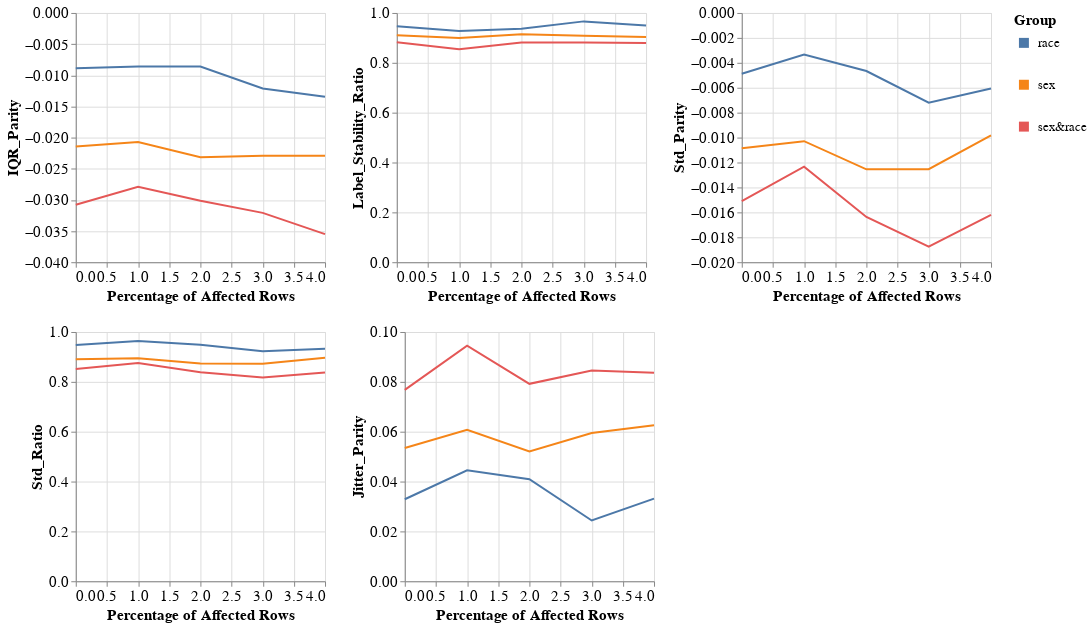

Here is the notebook cell this chart was saved with:
### Markdown cell above
### Group metrics per dataset and model

### Code cell
visualizer.create_groups_grid_pct_lines_plot(model_name=MODEL_NAMES[0],
                                             target_preprocessing_technique=PREPROCESSING_TECHNIQUES[0],
                                             group_metrics_type='variance')

### Figure 1 — Vega-Lite specification as saved in the notebook (floating-point values rounded to 4 significant figures)
{"config": {"view": {"continuousWidth": 400, "continuousHeight": 300}, "axis": {"labelFontSize": 15, "titleFontSize": 15}, "legend": {"labelFontSize": 13, "symbolStrokeWidth": 10, "titleFontSize": 15}}, "vconcat": [{"hconcat": [{"mark": "line", "encoding": {"color": {"field": "Group", "type": "nominal"}, "x": {"field": "Percentage", "title": "Percentage of Affected Rows", "type": "quantitative"}, "y": {"field": "Metric_Value", "title": "IQR_Parity", "type": "quantitative"}}, "height": 250, "width": 250}, {"data": {"name": "data-44ddc7fba4dde5b63594539ea75a1a22"}, "mark": "line", "encoding": {"color": {"field": "Group", "type": "nominal"}, "x": {"field": "Percentage", "title": "Percentage of Affected Rows", "type": "quantitative"}, "y": {"field": "Metric_Value", "title": "Label_Stability_Ratio", "type": "quantitative"}}, "height": 250, "width": 250}, {"data": {"name": "data-020e685a7587ff17c2704dd63cf2632e"}, "mark": "line", "encoding": {"color": {"field": "Group", "type": "nominal"}, "x": {"field": "Percentage", "title": "Percentage of Affected Rows", "type": "quantitative"}, "y": {"field": "Metric_Value", "title": "Std_Parity", "type": "quantitative"}}, "height": 250, "width": 250}]}, {"hconcat": [{"mark": "line", "encoding": {"color": {"field": "Group", "type": "nominal"}, "x": {"field": "Percentage", "title": "Percentage of Affected Rows", "type": "quantitative"}, "y": {"field": "Metric_Value", "title": "Std_Ratio", "type": "quantitative"}}, "height": 250, "width": 250}, {"data": {"name": "data-f4c03990f5975da5eccabfbe771ea531"}, "mark": "line", "encoding": {"color": {"field": "Group", "type": "nominal"}, "x": {"field": "Percentage", "title": "Percentage of Affected Rows", "type": "quantitative"}, "y": {"field": "Metric_Value", "title": "Jitter_Parity", "type": "quantitative"}}, "height": 250, "width": 250}], "data": {"name": "data-e398aa635241ea415504912c0cd20825"}}], "data": {"name": "data-f02c8dc6e6d5fab4491b59cd71d8ce82"}, "$schema": "https://vega.github.io/schema/vega-lite/v4.17.0.json", "datasets": {"data-f02c8dc6e6d5fab4491b59cd71d8ce82": [{"Model_Name": "DecisionTreeClassifier", "Metric": "IQR_Parity", "Group": "race", "Metric_Value": -0.008856, "Percentage": 0.0}, {"Model_Name": "DecisionTreeClassifier", "Metric": "IQR_Parity", "Group": "sex", "Metric_Value": -0.02145, "Percentage": 0.0}, {"Model_Name": "DecisionTreeClassifier", "Metric": "IQR_Parity", "Group": "sex&race", "Metric_Value": -0.03077, "Percentage": 0.0}, {"Model_Name": "DecisionTreeClassifier", "Metric": "IQR_Parity", "Group": "race", "Metric_Value": -0.008596, "Percentage": 1.0}, {"Model_Name": "DecisionTreeClassifier", "Metric": "IQR_Parity", "Group": "sex", "Metric_Value": -0.0207, "Percentage": 1.0}, {"Model_Name": "DecisionTreeClassifier", "Metric": "IQR_Parity", "Group": "sex&race", "Metric_Value": -0.02788, "Percentage": 1.0}, {"Model_Name": "DecisionTreeClassifier", "Metric": "IQR_Parity", "Group": "race", "Metric_Value": -0.008582, "Percentage": 2.0}, {"Model_Name": "DecisionTreeClassifier", "Metric": "IQR_Parity", "Group": "sex", "Metric_Value": -0.02316, "Percentage": 2.0}, {"Model_Name": "DecisionTreeClassifier", "Metric": "IQR_Parity", "Group": "sex&race", "Metric_Value": -0.03015, "Percentage": 2.0}, {"Model_Name": "DecisionTreeClassifier", "Metric": "IQR_Parity", "Group": "race", "Metric_Value": -0.01212, "Percentage": 3.0}, {"Model_Name": "DecisionTreeClassifier", "Metric": "IQR_Parity", "Group": "sex", "Metric_Value": -0.02292, "Percentage": 3.0}, {"Model_Name": "DecisionTreeClassifier", "Metric": "IQR_Parity", "Group": "sex&race", "Metric_Value": -0.03208, "Percentage": 3.0}, {"Model_Name": "DecisionTreeClassifier", "Metric": "IQR_Parity", "Group": "race", "Metric_Value": -0.01346, "Percentage": 4.0}, {"Model_Name": "DecisionTreeClassifier", "Metric": "IQR_Parity", "Group": "sex", "Metric_Value": -0.02292, "Percentage": 4.0}, {"Model_Name": "DecisionTreeClassifier", "Metric": "IQR_Parity", "Group": "sex&race", "Metric_Value": -0.03549, "Percentage": 4.0}], "data-44ddc7fba4dde5b63594539ea75a1a22": [{"Model_Name": "DecisionTreeClassifier", "Metric": "Label_Stability_Ratio", "Group": "race", "Metric_Value": 0.9465, "Percentage": 0.0}, {"Model_Name": "DecisionTreeClassifier", "Metric": "Label_Stability_Ratio", "Group": "sex", "Metric_Value": 0.9108, "Percentage": 0.0}, {"Model_Name": "DecisionTreeClassifier", "Metric": "Label_Stability_Ratio", "Group": "sex&race", "Metric_Value": 0.8826, "Percentage": 0.0}, {"Model_Name": "DecisionTreeClassifier", "Metric": "Label_Stability_Ratio", "Group": "race", "Metric_Value": 0.9272, "Percentage": 1.0}, {"Model_Name": "DecisionTreeClassifier", "Metric": "Label_Stability_Ratio", "Group": "sex", "Metric_Value": 0.9, "Percentage": 1.0}, {"Model_Name": "DecisionTreeClassifier", "Metric": "Label_Stability_Ratio", "Group": "sex&race", "Metric_Value": 0.8544, "Percentage": 1.0}, {"Model_Name": "DecisionTreeClassifier", "Metric": "Label_Stability_Ratio", "Group": "race", "Metric_Value": 0.9365, "Percentage": 2.0}, {"Model_Name": "DecisionTreeClassifier", "Metric": "Label_Stability_Ratio", "Group": "sex", "Metric_Value": 0.9148, "Percentage": 2.0}, {"Model_Name": "DecisionTreeClassifier", "Metric": "Label_Stability_Ratio", "Group": "sex&race", "Metric_Value": 0.8817, "Percentage": 2.0}, {"Model_Name": "DecisionTreeClassifier", "Metric": "Label_Stability_Ratio", "Group": "race", "Metric_Value": 0.9662, "Percentage": 3.0}, {"Model_Name": "DecisionTreeClassifier", "Metric": "Label_Stability_Ratio", "Group": "sex", "Metric_Value": 0.9083, "Percentage": 3.0}, {"Model_Name": "DecisionTreeClassifier", "Metric": "Label_Stability_Ratio", "Group": "sex&race", "Metric_Value": 0.8815, "Percentage": 3.0}, {"Model_Name": "DecisionTreeClassifier", "Metric": "Label_Stability_Ratio", "Group": "race", "Metric_Value": 0.9493, "Percentage": 4.0}, {"Model_Name": "DecisionTreeClassifier", "Metric": "Label_Stability_Ratio", "Group": "sex", "Metric_Value": 0.9034, "Percentage": 4.0}, {"Model_Name": "DecisionTreeClassifier", "Metric": "Label_Stability_Ratio", "Group": "sex&race", "Metric_Value": 0.8798, "Percentage": 4.0}], "data-020e685a7587ff17c2704dd63cf2632e": [{"Model_Name": "DecisionTreeClassifier", "Metric": "Std_Parity", "Group": "race", "Metric_Value": -0.004874, "Percentage": 0.0}, {"Model_Name": "DecisionTreeClassifier", "Metric": "Std_Parity", "Group": "sex", "Metric_Value": -0.01086, "Percentage": 0.0}, {"Model_Name": "DecisionTreeClassifier", "Metric": "Std_Parity", "Group": "sex&race", "Metric_Value": -0.0151, "Percentage": 0.0}, {"Model_Name": "DecisionTreeClassifier", "Metric": "Std_Parity", "Group": "race", "Metric_Value": -0.003342, "Percentage": 1.0}, {"Model_Name": "DecisionTreeClassifier", "Metric": "Std_Parity", "Group": "sex", "Metric_Value": -0.01029, "Percentage": 1.0}, {"Model_Name": "DecisionTreeClassifier", "Metric": "Std_Parity", "Group": "sex&race", "Metric_Value": -0.01234, "Percentage": 1.0}, {"Model_Name": "DecisionTreeClassifier", "Metric": "Std_Parity", "Group": "race", "Metric_Value": -0.004662, "Percentage": 2.0}, {"Model_Name": "DecisionTreeClassifier", "Metric": "Std_Parity", "Group": "sex", "Metric_Value": -0.01255, "Percentage": 2.0}, {"Model_Name": "DecisionTreeClassifier", "Metric": "Std_Parity", "Group": "sex&race", "Metric_Value": -0.01637, "Percentage": 2.0}, {"Model_Name": "DecisionTreeClassifier", "Metric": "Std_Parity", "Group": "race", "Metric_Value": -0.007196, "Percentage": 3.0}, {"Model_Name": "DecisionTreeClassifier", "Metric": "Std_Parity", "Group": "sex", "Metric_Value": -0.01254, "Percentage": 3.0}, {"Model_Name": "DecisionTreeClassifier", "Metric": "Std_Parity", "Group": "sex&race", "Metric_Value": -0.01876, "Percentage": 3.0}, {"Model_Name": "DecisionTreeClassifier", "Metric": "Std_Parity", "Group": "race", "Metric_Value": -0.006064, "Percentage": 4.0}, {"Model_Name": "DecisionTreeClassifier", "Metric": "Std_Parity", "Group": "sex", "Metric_Value": -0.009831, "Percentage": 4.0}, {"Model_Name": "DecisionTreeClassifier", "Metric": "Std_Parity", "Group": "sex&race", "Metric_Value": -0.0162, "Percentage": 4.0}], "data-e398aa635241ea415504912c0cd20825": [{"Model_Name": "DecisionTreeClassifier", "Metric": "Std_Ratio", "Group": "race", "Metric_Value": 0.9478, "Percentage": 0.0}, {"Model_Name": "DecisionTreeClassifier", "Metric": "Std_Ratio", "Group": "sex", "Metric_Value": 0.8906, "Percentage": 0.0}, {"Model_Name": "DecisionTreeClassifier", "Metric": "Std_Ratio", "Group": "sex&race", "Metric_Value": 0.8519, "Percentage": 0.0}, {"Model_Name": "DecisionTreeClassifier", "Metric": "Std_Ratio", "Group": "race", "Metric_Value": 0.9636, "Percentage": 1.0}, {"Model_Name": "DecisionTreeClassifier", "Metric": "Std_Ratio", "Group": "sex", "Metric_Value": 0.895, "Percentage": 1.0}, {"Model_Name": "DecisionTreeClassifier", "Metric": "Std_Ratio", "Group": "sex&race", "Metric_Value": 0.8753, "Percentage": 1.0}, {"Model_Name": "DecisionTreeClassifier", "Metric": "Std_Ratio", "Group": "race", "Metric_Value": 0.9491, "Percentage": 2.0}, {"Model_Name": "DecisionTreeClassifier", "Metric": "Std_Ratio", "Group": "sex", "Metric_Value": 0.8732, "Percentage": 2.0}, {"Model_Name": "DecisionTreeClassifier", "Metric": "Std_Ratio", "Group": "sex&race", "Metric_Value": 0.8385, "Percentage": 2.0}, {"Model_Name": "DecisionTreeClassifier", "Metric": "Std_Ratio", "Group": "race", "Metric_Value": 0.9225, "Percentage": 3.0}, {"Model_Name": "DecisionTreeClassifier", "Metric": "Std_Ratio", "Group": "sex", "Metric_Value": 0.8729, "Percentage": 3.0}, {"Model_Name": "DecisionTreeClassifier", "Metric": "Std_Ratio", "Group": "sex&race", "Metric_Value": 0.8171, "Percentage": 3.0}, {"Model_Name": "DecisionTreeClassifier", "Metric": "Std_Ratio", "Group": "race", "Metric_Value": 0.9332, "Percentage": 4.0}, {"Model_Name": "DecisionTreeClassifier", "Metric": "Std_Ratio", "Group": "sex", "Metric_Value": 0.8965, "Percentage": 4.0}, {"Model_Name": "DecisionTreeClassifier", "Metric": "Std_Ratio", "Group": "sex&race", "Metric_Value": 0.8375, "Percentage": 4.0}], "data-f4c03990f5975da5eccabfbe771ea531": [{"Model_Name": "DecisionTreeClassifier", "Metric": "Jitter_Parity", "Group": "race", "Metric_Value": 0.0329, "Percentage": 0.0}, {"Model_Name": "DecisionTreeClassifier", "Metric": "Jitter_Parity", "Group": "sex", "Metric_Value": 0.05349, "Percentage": 0.0}, {"Model_Name": "DecisionTreeClassifier", "Metric": "Jitter_Parity", "Group": "sex&race", "Metric_Value": 0.0768, "Percentage": 0.0}, {"Model_Name": "DecisionTreeClassifier", "Metric": "Jitter_Parity", "Group": "race", "Metric_Value": 0.04451, "Percentage": 1.0}, {"Model_Name": "DecisionTreeClassifier", "Metric": "Jitter_Parity", "Group": "sex", "Metric_Value": 0.06076, "Percentage": 1.0}, {"Model_Name": "DecisionTreeClassifier", "Metric": "Jitter_Parity", "Group": "sex&race", "Metric_Value": 0.09449, "Percentage": 1.0}, {"Model_Name": "DecisionTreeClassifier", "Metric": "Jitter_Parity", "Group": "race", "Metric_Value": 0.04097, "Percentage": 2.0}, {"Model_Name": "DecisionTreeClassifier", "Metric": "Jitter_Parity", "Group": "sex", "Metric_Value": 0.05208, "Percentage": 2.0}, {"Model_Name": "DecisionTreeClassifier", "Metric": "Jitter_Parity", "Group": "sex&race", "Metric_Value": 0.0792, "Percentage": 2.0}, {"Model_Name": "DecisionTreeClassifier", "Metric": "Jitter_Parity", "Group": "race", "Metric_Value": 0.02439, "Percentage": 3.0}, {"Model_Name": "DecisionTreeClassifier", "Metric": "Jitter_Parity", "Group": "sex", "Metric_Value": 0.05949, "Percentage": 3.0}, {"Model_Name": "DecisionTreeClassifier", "Metric": "Jitter_Parity", "Group": "sex&race", "Metric_Value": 0.08451, "Percentage": 3.0}, {"Model_Name": "DecisionTreeClassifier", "Metric": "Jitter_Parity", "Group": "race", "Metric_Value": 0.03314, "Percentage": 4.0}, {"Model_Name": "DecisionTreeClassifier", "Metric": "Jitter_Parity", "Group": "sex", "Metric_Value": 0.06257, "Percentage": 4.0}, {"Model_Name": "DecisionTreeClassifier", "Metric": "Jitter_Parity", "Group": "sex&race", "Metric_Value": 0.08362, "Percentage": 4.0}]}}
